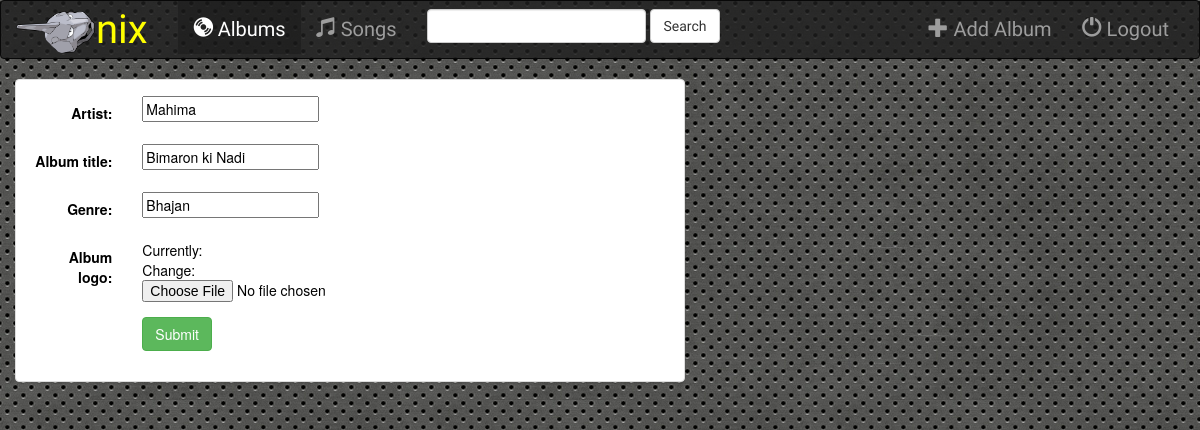
Screenshot of /music/album/2/ with the database file from the repository.
### music/models.py (models this page shows, shortened)
class Album(models.Model):
    artist = models.CharField(max_length=250)
    album_title = models.CharField(max_length=500)
    genre = models.CharField(max_length=100)
    album_logo = models.FileField()

### music/views.py (the view)
# urls.py: url(r'^album/(?P<pk>[0-9]+)/$', views.AlbumUpdate.as_view(), name = 'album-update'),
class AlbumUpdate(UpdateView):
    model = Album
    fields = ['artist', 'album_title', 'genre', 'album_logo']

### music/templates/music/album_form.html (shortened to what this page needs)
{% extends "music/base.html" %}
{% block body %}
  <div class="container-fluid">
    <div class="row">
      <div class="col sm-12 col-md-7">
        <div class="panel panel-default">
          <div class="panel-body">
            <form class="form-horizontal" action="#" method="post" enctype="multipart/form-data">
              {% include "music/form-template.html" %}
              <div class="form-group">
                <div class="col-sm-offset-2 col-sm-10">
                  <button type="submit" class="btn btn-success" name="button">Submit</button>
                </div>
              </div>
            </form>
          </div>
        </div>
      </div>
    </div>
  </div>
{% endblock %}

### music/templates/music/form-template.html (shortened to what this page needs)
{% for field in form %}
  <div class="form-group">
    <div class="col-sm-offset-2 col-sm-10" id = "add_album_form">
    </div>
    <label for="" class="control-label col-sm-2">{{field.label_tag}}</label>
    <div class="col-sm-10">{{field}}</div>
  </div>
{% endfor %}

### music/static/music/style.css (style rules this page uses)
body { background: url('images/background.jpg'); color: white; }
a { color: white; }
.form-group { color: black; }

### rows the page displays
Album: form "Mahima" "Bimaron ki Nadi" "Bhajan"

### other values shown
{{ field.label_tag }} "Artist:" "Album title:" "Genre:" "Album logo:"
